Frame 1 (no input): blank canvas, image omitted
Frame 60 (no input): blank canvas, image omitted
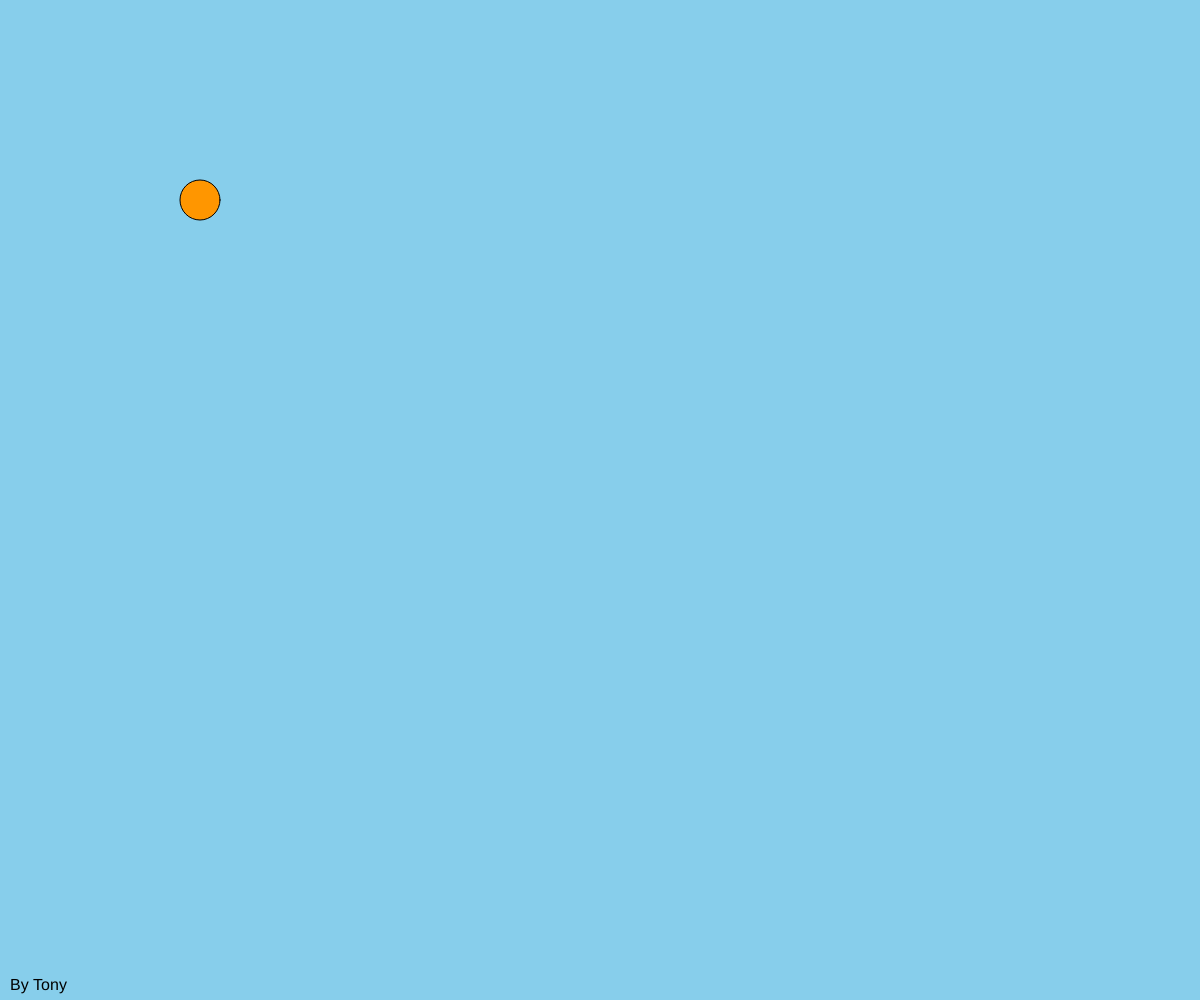
Frame 120 (the mouse pressed at the canvas centre since frame 60)

The p5.js sketch whose frames 1 and 60 were blank and that drew this single picture after the mouse press (run headless with seeded random() and noise() and a simulated clock; from frame 60 on, the mouse is pressed at the canvas centre):

// p5.js sketch
// ── sketch.js
// Project Title
// Your Name
// Date
//
// Extra for Experts:
// - describe what you did to take this project "above and beyond"


let x = 200, y = 200; // position
let currentBack = 0;  // background state
let size = 50;        // size of protagonist

function setup() {
  createCanvas(windowWidth, windowHeight);
  size = 50; // initial size
}

function draw() {
  // Change background based on currentBack
  if (currentBack == 0) {
    background(135, 206, 235); // blue sky
  } else if (currentBack == 1) {
    background(255, 204, 153); // sunrise
  } else if (currentBack == 2) {
    background(100, 149, 237); // afternoon
  } else {
    background(25, 25, 112);   // night
  }

  movement();

  // Draw protagonist with dynamic size
  fill(255, 150, 0);
  ellipse(x, y, size, size);

  // Draw name text
  fill(0);
  textSize(16);
  text("By Tony", 10, height - 10);
}

function movement() {
  if (keyIsDown(LEFT_ARROW)) x -= 10;
  if (keyIsDown(RIGHT_ARROW)) x += 10;
  if (keyIsDown(UP_ARROW)) y -= 10;
  if (keyIsDown(DOWN_ARROW)) y += 10;

  // Keep protagonist inside canvas bounds
  x = constrain(x, size / 2, width - size / 2);
  y = constrain(y, size / 2, height - size / 2);
}

function mouseMoved() {
  size = map(mouseX, 0, width, 20, 60);
}

function mousePressed() {
  if (mouseButton === CENTER) {
    currentBack = (currentBack + 1) % 4;
  }
}
